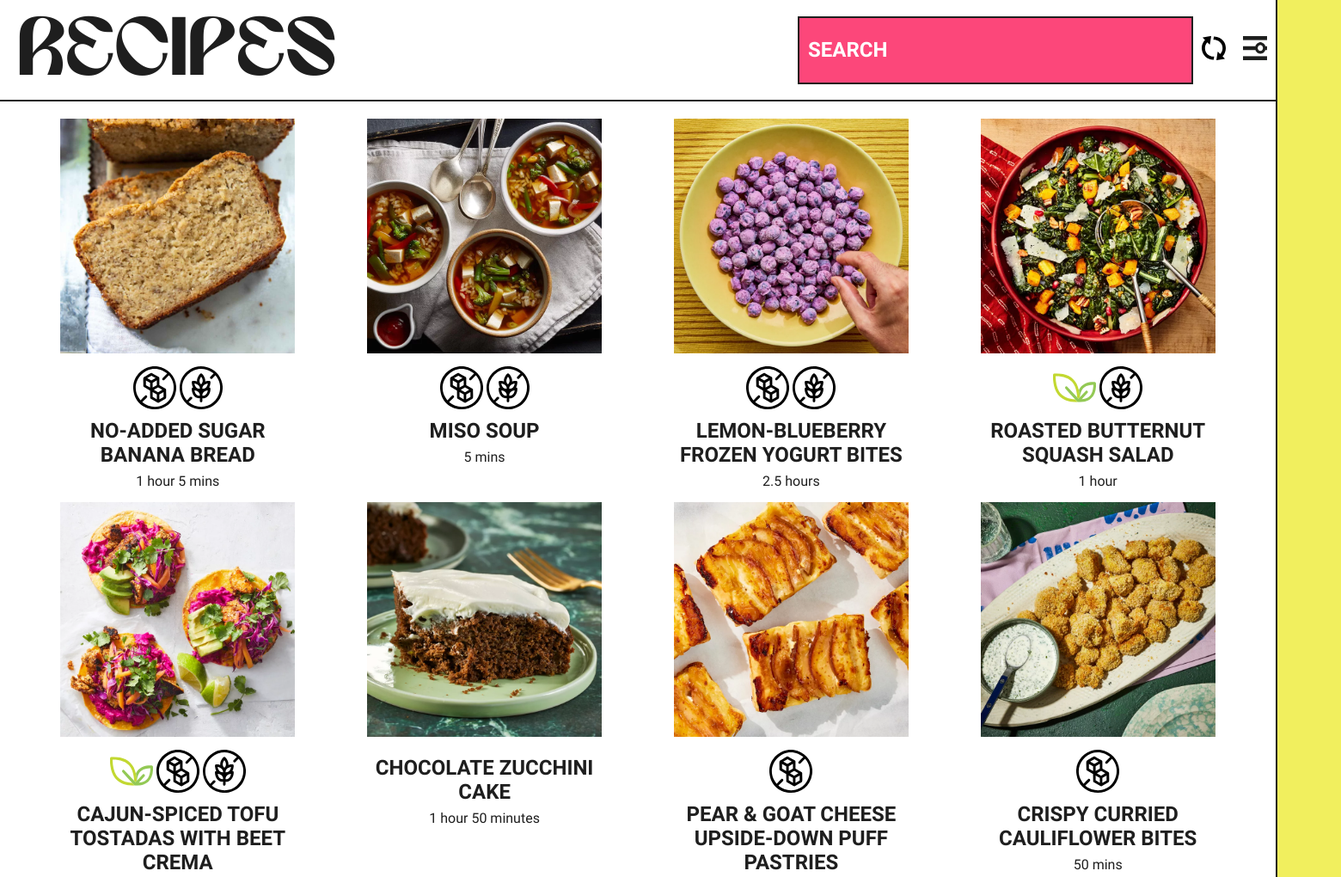
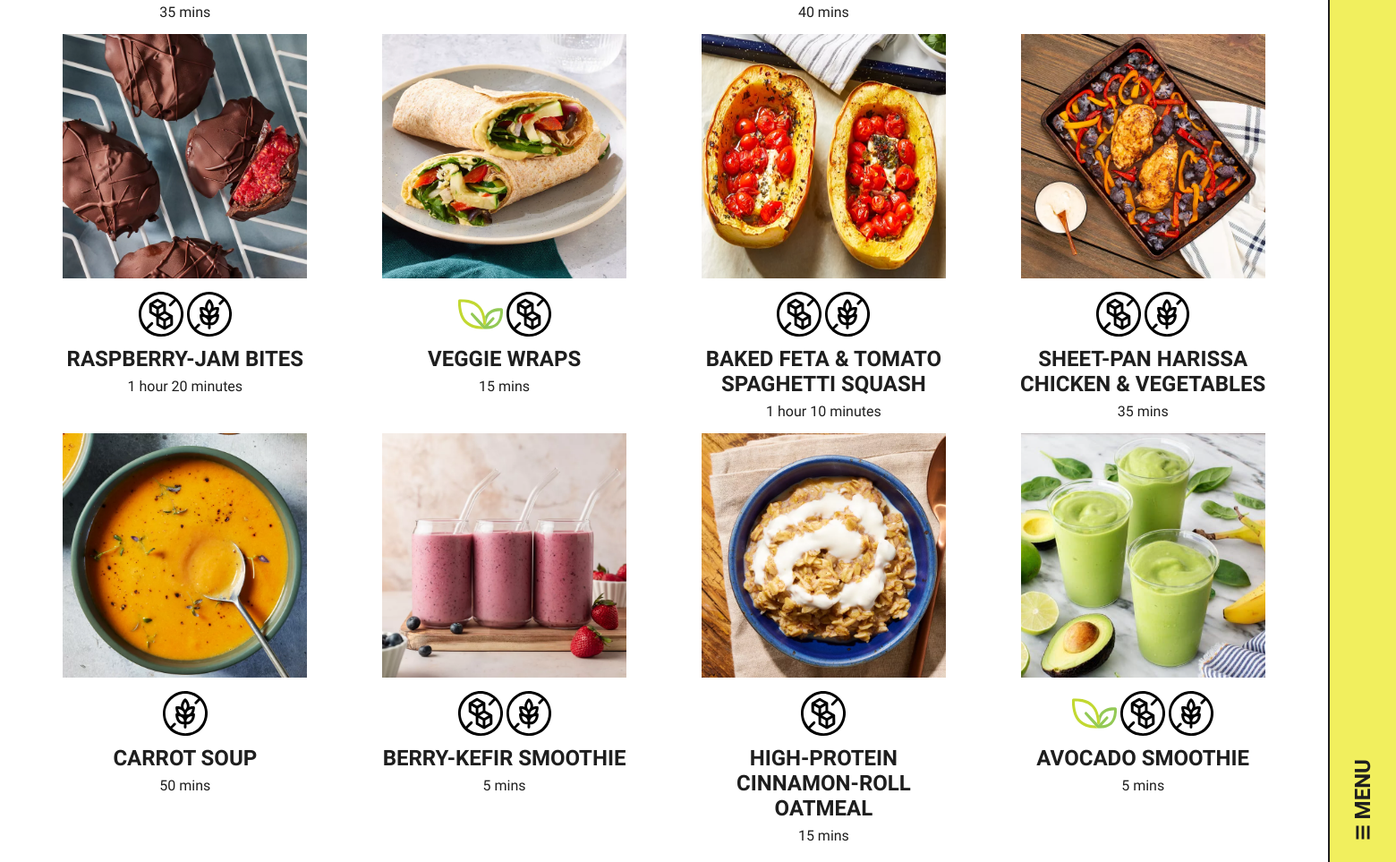
Page /recipes.php on the committed database (2 pictures, top to bottom).
### tables this page shows
CREATE TABLE `recipes` (
  `id` int(11) NOT NULL,
  `name` text NOT NULL,
  `photo` text NOT NULL,
  `is_gluten_free` tinyint(1) NOT NULL,
  `is_sugar_free` tinyint(1) NOT NULL,
  `is_vegetarian` tinyint(1) NOT NULL,
  `cooktime` text NOT NULL,
  `description` text NOT NULL,
  `category` enum('breakfast','main','snack','dessert','soup','salad') NOT NULL,
  `ingredients` text NOT NULL,
  `steps` text NOT NULL
);

### recipes.php (the view, shortened to what this page needs)
<!DOCTYPE html>
<html>
<head>
<link href="styles.css" rel="stylesheet">
</head>
<body>
<div class="mainmainmain">
    <div style="display: flex; justify-content: flex-start; align-items: center;">
        <h1 class="title">RECIPES</h1>
        <form action="recipes.php" method="get">
            <input class="search" type="text" name="query" placeholder="SEARCH">
        </form>
        <a href="recipes.php"><img class="minibutton" src="pics/clear form.svg"></a>
        <a href="index.php"><img class="minibutton" src="pics/filter.png"></a>
    </div>
    <hr class="h1hr">
    <div class="recipes">
        <?php
            $host = "localhost";
            $user = "eyenahline";
            $pass = "asdf1234";
            $dbnm = "dariya";
            $connect = new mysqli($host, $user, $pass, $dbnm);
            if (isset($_GET['category']) and isset($_GET['query'])){
                $stmt = $connect->prepare("SELECT * FROM recipes WHERE category=? AND (name LIKE ? OR description LIKE ?)");
                $query = '%'.$_GET['query'].'%';
                $stmt->bind_param("sss", $_GET['category'], $query, $query);
            }else if (isset($_GET['category'])) {
                $stmt = $connect->prepare("SELECT * FROM recipes WHERE category=?");
                $stmt->bind_param("s", $_GET['category']);
            } else if(isset($_GET['query'])) {
                $query = '%'.$_GET['query'].'%';
                $stmt = $connect->prepare("SELECT * FROM recipes WHERE name LIKE ? OR description LIKE ?");
                $stmt->bind_param("ss", $query, $query);
            } else {
                $stmt = $connect->prepare("SELECT * FROM recipes");
            }
            $stmt->execute();
            $result = $stmt->get_result();
            while($data = $result->fetch_assoc()):?>
                <a href="recipe.php?id=<?=$data['id'];?>" class="recipe">
                    <img class="recipeimage" src="<?=$data['photo'];?>">
                    <div class="att"><?php
                        if($data['is_vegetarian']):?>
                            <img class="recipeatt" src="pics/vegetarian.svg">
                        <?php
                        endif;
                        if($data['is_sugar_free']):?>
                            <img class="recipeatt" src="pics/sugar free.svg">
                        <?php
                        endif;
                        if($data['is_gluten_free']):?>
                            <img class="recipeatt" src="pics/gluten.svg">
                        <?php
                        endif;
                    ?></div>
                    <div class="recipetitle"><?=$data['name'];?></div>
                    <div class="subtitle"><?=$data['cooktime'];?></div>
                </a>
            <?php endwhile;?>
    </div>
</div>
<div id="menu" class="menu">
    <div class="burgertext">MENU</div>
    <img class="burger" src="pics/burger.svg">
</div>
</body>
</html>

### styles.css (style rules this page uses)
* { margin: 0; }
.title { color: #1E1E1E; leading-trim: both; text-edge: cap; font-family: Martin; font-size: 96px; font-style: normal; font-weight: 400; line-height: normal; margin-left: 20px; margin-top: 10px; }
.h1hr { border: none; border-top: 2px solid #1E1E1E; }
body { height: 100vh; width: 100vw; display: flex; overflow: hidden; }
.mainmainmain { display: flex; flex-direction: column; flex: 1; }
.burgertext { color: #1E1E1E; leading-trim: both; text-edge: cap; font-family: "Maven Pro"; font-size: 24px; font-style: normal; font-weight: 700; line-height: normal; text-transform: uppercase; display: flex; width: 74px; height: 26.795px; flex-direction: column; justify-content: center; flex-shrink: 0; transform: rotate(-90deg); margin-bottom: 30px; }
.menu { border-left: 2px solid #1E1E1E; background: #F1EF5E; display: flex; flex-direction: column; justify-content: flex-end; align-items: center; }
.burger { width:16px; height: 16px; margin-bottom: 25px; }
.recipetitle { color: #1E1E1E; text-align: center; leading-trim: both; text-edge: cap; font-family: "Maven Pro"; font-size: 24px; font-style: normal; font-weight: 700; line-height: normal; text-transform: uppercase; flex-shrink: 0; padding: 7px; }
.recipe { all: unset; display: flex; flex-direction: column; align-items: center; width: 300px; cursor: pointer; }
.recipes { padding-top: 20px ; padding-bottom: 20px; display: grid; align-self: stretch; justify-content: space-evenly; overflow-y: auto; grid-template-columns: repeat(auto-fill, 300px); row-gap: 15px; }
.subtitle { color: #1E1E1E; leading-trim: both; text-edge: cap; font-family: 'Maven Pro'; font-size: 16px; font-style: normal; font-weight: 500; line-height: normal; }
.recipeimage { height: 273px; flex-shrink: 0; width: 273px; }
.recipeatt { width: 50px; height: 50px; flex-shrink: 0; }
.att { margin-top: 15px; }
.search { border: 2px solid #1E1E1E; background: #FC477A; width: 444px; height: 73px; flex-shrink: 0; color: #FFF; leading-trim: both; text-edge: cap; font-family: "Maven Pro"; font-size: 24px; font-style: normal; font-weight: 700; line-height: normal; text-transform: uppercase; padding-left: 10px; }
.search::placeholder { color: #FFF; leading-trim: both; text-edge: cap; font-family: "Maven Pro"; font-size: 24px; font-style: normal; font-weight: 700; line-height: normal; text-transform: uppercase; }
.minibutton { width: 28px; height: 28px; margin-left: 10px; margin-right: 10px; }

### rows in the picture
recipes: photo (picture), is_sugar_free 1 (drawn), is_gluten_free 1 (drawn), name "NO-ADDED SUGAR BANANA BREAD", cooktime "1 hour 5 mins"
recipes: photo (picture), is_sugar_free 1 (drawn), is_gluten_free 1 (drawn), name "MISO SOUP", cooktime "5 mins"
recipes: photo (picture), is_sugar_free 1 (drawn), is_gluten_free 1 (drawn), name "LEMON-BLUEBERRY FROZEN YOGURT BITES", cooktime "2.5 hours"
recipes: photo (picture), is_vegetarian 1 (drawn), is_gluten_free 1 (drawn), name "ROASTED BUTTERNUT SQUASH SALAD", cooktime "1 hour"
recipes: photo (picture), is_vegetarian 1 (drawn), is_sugar_free 1 (drawn), is_gluten_free 1 (drawn), name "CAJUN-SPICED TOFU TOSTADAS WITH BEET CREMA", cooktime "35 mins"
recipes: photo (picture), name "CHOCOLATE ZUCCHINI CAKE", cooktime "1 hour 50 minutes"
recipes: photo (picture), is_sugar_free 1 (drawn), name "PEAR & GOAT CHEESE UPSIDE-DOWN PUFF PASTRIES", cooktime "40 mins"
recipes: photo (picture), is_sugar_free 1 (drawn), name "CRISPY CURRIED CAULIFLOWER BITES", cooktime "50 mins"
recipes: photo (picture), is_sugar_free 1 (drawn), is_gluten_free 1 (drawn), name "RASPBERRY-JAM BITES", cooktime "1 hour 20 minutes"
recipes: photo (picture), is_vegetarian 1 (drawn), is_sugar_free 1 (drawn), name "VEGGIE WRAPS", cooktime "15 mins"
recipes: photo (picture), is_sugar_free 1 (drawn), is_gluten_free 1 (drawn), name "BAKED FETA & TOMATO SPAGHETTI SQUASH", cooktime "1 hour 10 minutes"
recipes: photo (picture), is_sugar_free 1 (drawn), is_gluten_free 1 (drawn), name "SHEET-PAN HARISSA CHICKEN & VEGETABLES", cooktime "35 mins"
recipes: photo (picture), is_gluten_free 1 (drawn), name "CARROT SOUP", cooktime "50 mins"
recipes: photo (picture), is_sugar_free 1 (drawn), is_gluten_free 1 (drawn), name "BERRY-KEFIR SMOOTHIE", cooktime "5 mins"
recipes: photo (picture), is_sugar_free 1 (drawn), name "HIGH-PROTEIN CINNAMON-ROLL OATMEAL", cooktime "15 mins"
recipes: photo (picture), is_vegetarian 1 (drawn), is_sugar_free 1 (drawn), is_gluten_free 1 (drawn), name "AVOCADO SMOOTHIE", cooktime "5 mins"
